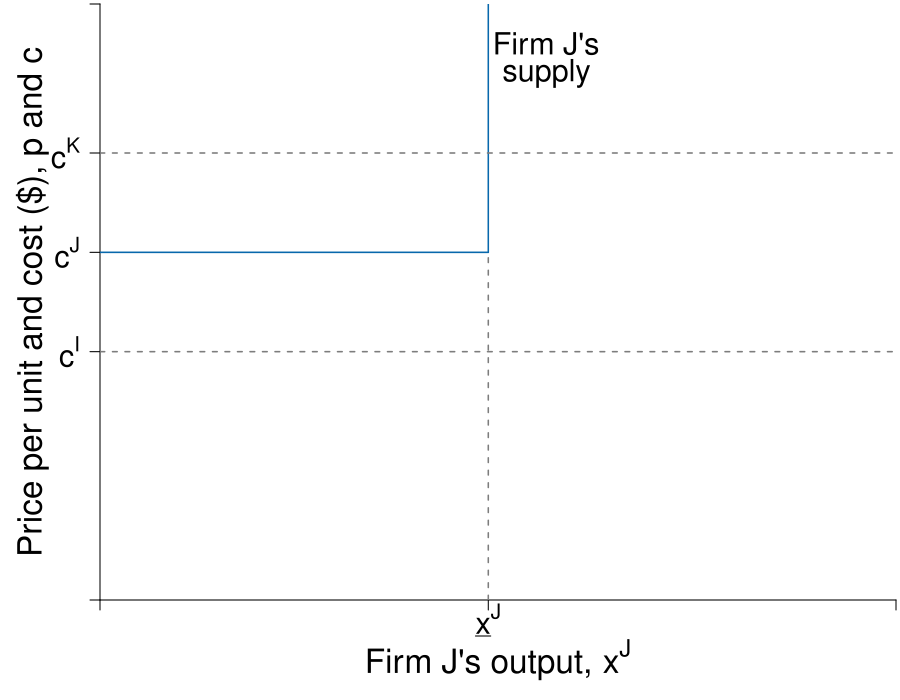

Write the R code that produced this figure.
require(shape)
pdf(file = "firmmarketsupply/supply_stepwise_firmj.pdf", width = 9, height = 7)

#Set parameters for graphics
axislabelsize <- 2
labelsize <- 1.8
graphlinewidth <- 2
segmentlinewidth <- 1.5

COL <- c("#7fc97f", "#beaed4", "#fdc086", "#ffff99", "#386cb0", "#f0027f", "#bf5b17", "#666666")
COLA <- c("#e0f3db", "#99d8c9","#66c2a4","#41ae76", "#238b45", "#005824")
COLB <- c("#c6dbef", "#4eb3d3", "#2b8cbe", "#0868ac","#084081")
COLC <- c("#fcfbfd", "#efedf5", "#dadaeb", "#bcbddc", "#9e9ac8", "#807dba", "#6a51a3", "#54278f", "#3f007d")
grays <- gray.colors(25, start = 1, end = 0)
CBCols <- c("#009E73","#0072B2","#E69F00")

par(mar =  c(5, 5, 0.2, 0.2))

xlims <- c(0, 4.1)
ylims <- c(0, 3)

npts <- 501 

plot(0, 0, xlim = xlims, ylim = ylims, type = "n",
     xlab = expression(paste("")),
     ylab = expression(paste("")), 
     xaxt = "n", 
     yaxt = "n", 
     cex.lab = axislabelsize, 
     bty = "n",
     xaxs="i", 
     yaxs="i")

# ticksy <- seq(from = 0, to = ylims[2], by = 2)
# ylabels <- seq(from = 0, to = ylims[2], by = 2)
# ticksx <- seq(from = 0, to = xlims[2], by = 2)
# xlabels <- seq(from = 0, to = xlims[2], by = 2)
shares <- c(0, 2, 4, 8, 10, 13, 15)
costs <- c(1.25, 1.75, 2.25, 3, 3.25, 3.75, 4.25)
#smoothed line
#segments(shares[1], costs[1] - 0.1, shares[7], costs[6] + 0.25, lty = 1, col = COLB[4] , lwd = segmentlinewidth)

ticksy <- c(0, costs[1], costs[2], costs[3], ylims[2])
ylabels <- c(NA, expression(paste(c^I)), expression(paste(c^J)), expression(paste(c^K)), NA)
ticksx <- c(0, shares[2], xlims[2])
#xlabels <- c(NA, expression(paste(x[I])), expression(paste(x[J])), expression(paste(x[K])), expression(paste(x[L])), expression(paste(x[M])), expression(paste(x[N])), NA)
#xlabels <- c(NA, expression(paste(x[I])), expression(paste(x[I] + x[J])), expression(paste(x[I] + x[J]+ x[K])), expression(paste(x[I] + x[J]+ x[K] + x[L])), expression(paste(x[I] + x[J]+ x[K] + x[L]+ x[M])), expression(paste(x[I] + x[J]+ x[K] + x[L]+ x[M] + x[N])), NA)
xlabels <- c(NA, expression(paste(underline(x)^J)), NA)

axis(1, at = ticksx, pos = 0, labels = xlabels, cex.axis = labelsize)
axis(2, at = ticksy, pos = 0, labels = ylabels, las = 1, cex.axis = labelsize)





#Line for Supply
##Firm J
segments(shares[1], costs[2], shares[2], costs[2], lty = 1, col = COLB[4] , lwd = segmentlinewidth)
segments(shares[2], costs[2], shares[2], ylims[2], lty = 1, col = COLB[4] , lwd = segmentlinewidth)
#text((shares[1] + shares[2])/2, costs[1] - 0.2, expression("Firm I"), cex = labelsize)

##Firm J
# segments(shares[2], costs[2], shares[3], costs[2], lty = 1, col = COLB[4] , lwd = segmentlinewidth)
# segments(shares[3], costs[2], shares[3], costs[3], lty = 1, col = COLB[4] , lwd = segmentlinewidth)
# text((shares[2] + shares[3])/2, costs[2] - 0.2, expression("Firm J"), cex = labelsize)

##Firm 3
# segments(shares[3], costs[3], shares[4], costs[3], lty = 1, col = COLB[4] , lwd = segmentlinewidth)
# segments(shares[4], costs[3], shares[4], costs[4], lty = 1, col = COLB[4] , lwd = segmentlinewidth)
# text((shares[3] + shares[4])/2, costs[3] - 0.2, expression("Firm K"), cex = labelsize)

##Firm 4
# segments(shares[4], costs[4], shares[5], costs[4], lty = 1, col = COLB[4] , lwd = segmentlinewidth)
# segments(shares[5], costs[4], shares[5], costs[5], lty = 1, col = COLB[4] , lwd = segmentlinewidth)
# text((shares[4] + shares[5])/2, costs[4] - 0.2, expression("Firm L"), cex = labelsize)

##Firm 5
# segments(shares[5], costs[5], shares[6], costs[5], lty = 1, col = COLB[4] , lwd = segmentlinewidth)
# segments(shares[6], costs[5], shares[6], costs[6], lty = 1, col = COLB[4] , lwd = segmentlinewidth)
# text((shares[5] + shares[6])/2, costs[5] - 0.2, expression("Firm M"), cex = labelsize)

##Firm 6
# segments(shares[6], costs[6], shares[7], costs[6], lty = 1, col = COLB[4] , lwd = segmentlinewidth)
# segments(shares[7], costs[6], shares[7], costs[7], lty = 1, col = COLB[4] , lwd = segmentlinewidth, xpd = TRUE)
# text((shares[6] + shares[7])/2, costs[6] - 0.2, expression("Firm N"), cex = labelsize)

# #Equilibrium price and quantity
# segments(0, 3, 3, 3, lty = 2, "gray" , lwd = segmentlinewidth)
# segments(3, 0, 3, 3, lty = 2, "gray" , lwd = segmentlinewidth)

#For market price
# segments(0, 2, 1, 2, lty = 2, "gray" , lwd = segmentlinewidth)

#Label axes
#mtext(expression(paste("Quantity of output, ", x)), side=1, line = 2.5, cex = axislabelsize)
text(0.5*xlims[2], -0.3, expression(paste("Firm J's output, ", x^J)), xpd = TRUE, cex = axislabelsize) 
text(-.35, 0.5*ylims[2], expression(paste("Price per unit and cost ($), ", p, " and ", c)), xpd = TRUE, cex = axislabelsize, srt = 90) 

# 
# points(50, 10, pch = 16, col = "black", cex = 1.5)
# text(52, 10.5, expression(M))
# text(4.4, 0.7, expression("Buyers'"), cex = labelsize)
# text(4.4, 0.45, expression("Market Demand"), cex = labelsize)
text(2.3, 2.8, expression("Firm J's"), cex = labelsize)
text(2.3, 2.65, expression("supply"), cex = labelsize)

# text(0.27, 2.6, expression("Equilibrium Price"), cex = labelsize)
# text(0.27, 2.4, expression("falls in this range"), cex = labelsize)
# Arrows(0.55, 2.1, 0.55, 2.9, col = "black", code =3, lty = 1, lwd = 2, arr.type = "triangle", arr.lwd = 0.5)


#Indicator lines
#Vertical lines
segments(shares[2], 0, shares[2], costs[2], lty = 2, col = grays[20], lwd = segmentlinewidth)
# segments(shares[3], 0, shares[3], costs[2], lty = 2, col = grays[20], lwd = segmentlinewidth)
# segments(shares[4], 0, shares[4], costs[3], lty = 2, col = grays[20], lwd = segmentlinewidth)
# segments(shares[5], 0, shares[5], costs[4], lty = 2, col = grays[20], lwd = segmentlinewidth)
# segments(shares[6], 0, shares[6], costs[5], lty = 2, col = grays[20], lwd = segmentlinewidth)
# segments(shares[7], 0, shares[7], costs[6], lty = 2, col = grays[20], lwd = segmentlinewidth)


#horizontal lines
segments(0, costs[1], xlims[2], costs[1], lty = 2, col = grays[20], lwd = segmentlinewidth)
segments(0, costs[3], xlims[2], costs[3], lty = 2, col = grays[20], lwd = segmentlinewidth)
# segments(0, costs[4], shares[4], costs[4], lty = 2, col = grays[20], lwd = segmentlinewidth)
# segments(0, costs[5], shares[5], costs[5], lty = 2, col = grays[20], lwd = segmentlinewidth)
# segments(0, costs[6], shares[6], costs[6], lty = 2, col = grays[20], lwd = segmentlinewidth)

dev.off()
